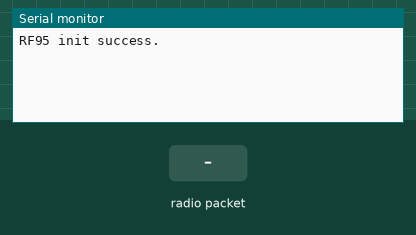
A sketch run on a simulated Arduino Uno, built with avr-gcc and run on an emulated ATmega328P. Shown: the last lines printed to the serial monitor. The inputs (shaded band) are chosen by the test bench. No radio packets arrive unless stated.

Above: at 1.4 s.
1.5 s: radio packet "1" arrives
At 2.7 s:
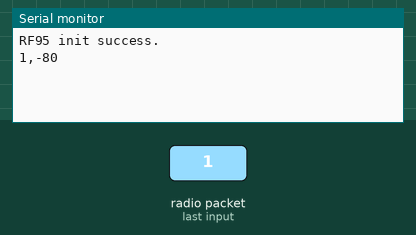
3.0 s: radio packet "0" arrives
At 4.1 s:
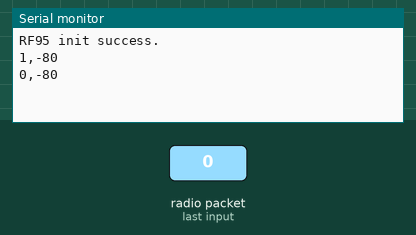
4.5 s: radio packet "2" arrives
At 5.2 s:
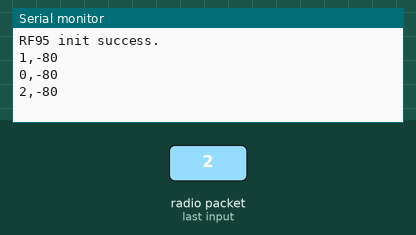

The sketch:

receiver.ino
```cpp
#include <SPI.h>
#include <RH_RF95.h>

const int _SPI_RX = 4;
const int _SPI_TX = 7;
const int _SPI_SCK = 2;

#define RF95_CS 8
#define RF95_RST 9
#define RF95_G0 0

#define RF95_FREQ 433.4  // Frequency must match the sender's frequency

// sender/receiver address
#define SENDER_ADDRESS 42
#define RECEIVER_ADDRESS 211

// Singleton instance of the radio driver
RH_RF95 rf95(RF95_CS, RF95_G0);

void setup()
{
  SPI.setRX(_SPI_RX);
  SPI.setTX(_SPI_TX);
  SPI.setSCK(_SPI_SCK);

  while (!Serial);
  Serial.begin(115200);
  delay(100);

  pinMode(RF95_RST, OUTPUT);
  digitalWrite(RF95_RST, HIGH);
  delay(100);
  // Manual reset
  digitalWrite(RF95_RST, LOW);
  delay(10);
  digitalWrite(RF95_RST, HIGH);
  delay(10);

  bool rf95_init_status;
  rf95_init_status = rf95.init();
  if (!rf95_init_status)
    Serial.println("RF95 init failed!");
  else
    Serial.println("RF95 init success.");
  if (!rf95.setFrequency(RF95_FREQ))
      Serial.println("RF95 setFrequency failed!");


  // power from 5 to 23 dB. Always set false!
  rf95.setTxPower(23, false);
  //Serial.println("LoRa radio init OK!");
  //Serial.print("Set Freq to: "); Serial.println(RF95_FREQ);
  rf95.setSpreadingFactor(8);  // Adjust based on your needs
  rf95.setSignalBandwidth(125E3);  // Adjust bandwidth for your needs
  rf95.setCodingRate4(5);  // Coding rate for range vs message length
  rf95.setTxPower(23, false);  // Set transmission power

  // Set the receiver address (the receiver listens for messages sent to this address)
  rf95.setThisAddress(RECEIVER_ADDRESS);

}

void loop() {
  if (rf95.available()) {  // Check if data is available
    uint8_t buf[RH_RF95_MAX_MESSAGE_LEN];  // Create a buffer for received data
    uint8_t len = sizeof(buf);  // Set the length of the buffer

    // If data is received, print it
    if (rf95.recv(buf, &len)) {
      buf[len] = '\0';  // Null-terminate to ensure correct string output
      Serial.print((char*)buf);
      Serial.print(",");
      Serial.println(rf95.lastRssi(), DEC);  // Print the signal strength
    }
  }
}
```

Measured:
- after the input at 1.5 s, the serial monitor: prints a new line at once (image 1)
- after the input at 3.0 s, the serial monitor: prints a new line at once (image 2)
- after the input at 4.5 s, the serial monitor: prints a new line at once (image 3)
